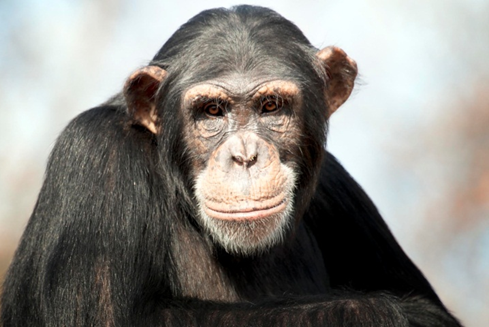
#> input picture resources/monkey.png, 489 x 327 px
$ python lab2.py
#> lines starting #> are read from the running program, lines starting #| are printed output that depends on the picture
import cv2 as cv
from matplotlib import pyplot as plt

img = cv.imread("../resources/monkey.png")
#> img is the input picture: shape (327, 489, 3); mean B, G, R 128.8, 134.1, 136.7
cv.imshow("img", img)
plt.hist(img.ravel(), 256, [0, 256])
plt.show()
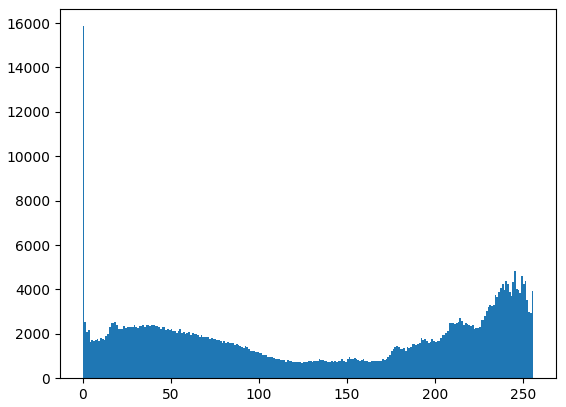
#> figure drawn by matplotlib, 1 panel; tallest bar 15860 high, from x = 0 to 1

colors = ('b', 'g', 'r')
plt.figure(figsize=(16, 9))
for i, color in enumerate(colors):
    histogram = cv.calcHist([img], [i], None, [256], [0, 256])
    plt.plot(histogram, color=color)
plt.show()
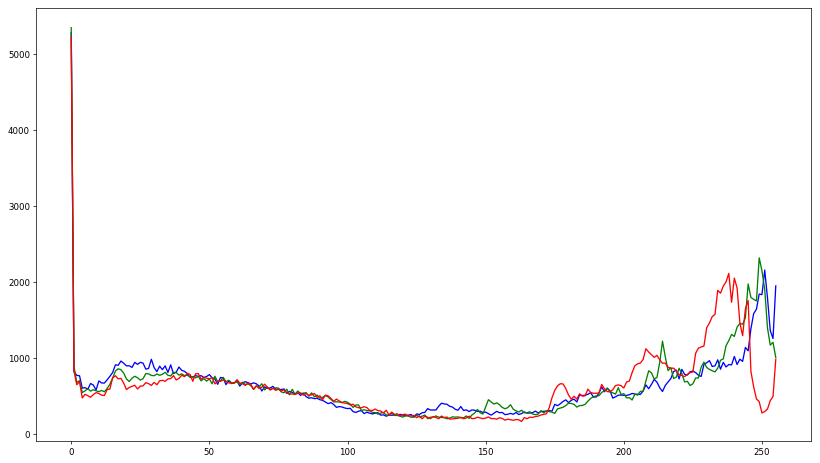
#> figure drawn by matplotlib, 1 panel; curve peaks at x = 0, y = 5281; curve peaks at x = 0, y = 5348; curve peaks at x = 0, y = 5231

cv.waitKey(0)
cv.destroyAllWindows()

$ run again, with resources/eye.png copied over resources/monkey.png
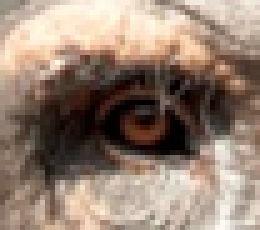
#> input picture resources/eye.png, 52 x 46 px (shown 5 times larger)
#> img is the input picture: shape (46, 52, 3); mean B, G, R 114.3, 128.6, 148.6
#> `plt.show()`:
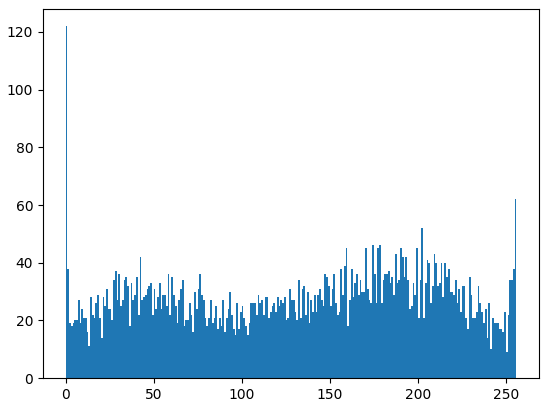
#> figure drawn by matplotlib, 1 panel; tallest bar 122 high, from x = 0 to 1
#> `plt.show()`:
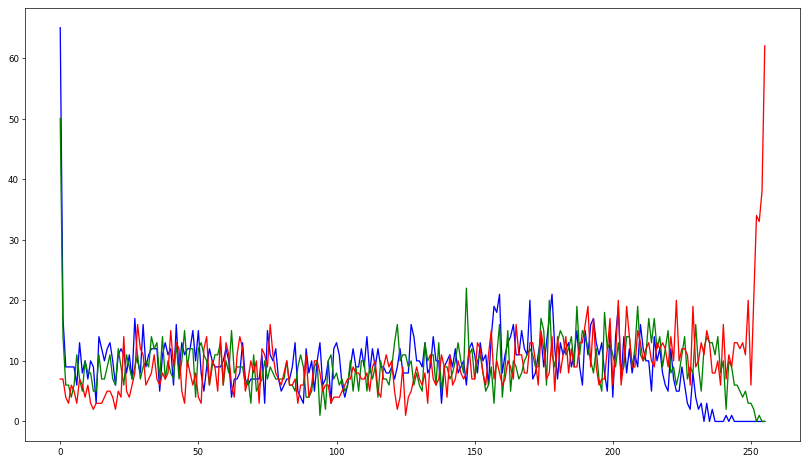
#> figure drawn by matplotlib, 1 panel; curve peaks at x = 0, y = 65; curve peaks at x = 0, y = 50; curve peaks at x = 255, y = 62

$ run again, with resources/img.png copied over resources/monkey.png
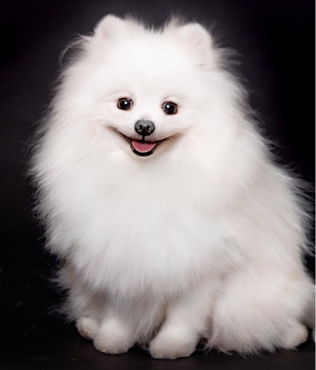
#> input picture resources/img.png, 316 x 370 px
#> img is the input picture: shape (370, 316, 3); mean B, G, R 125.8, 125.2, 131
#> `plt.show()`:
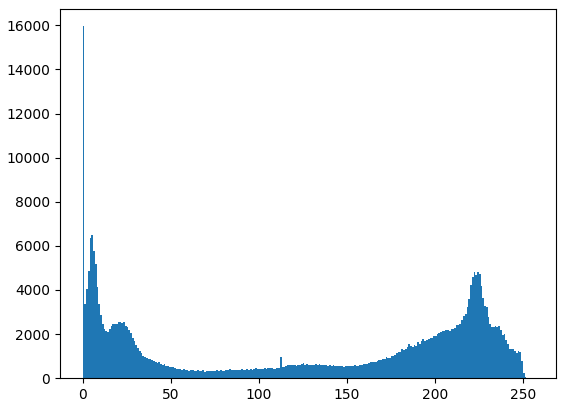
#> figure drawn by matplotlib, 1 panel; tallest bar 15961 high, from x = 0 to 1
#> `plt.show()`:
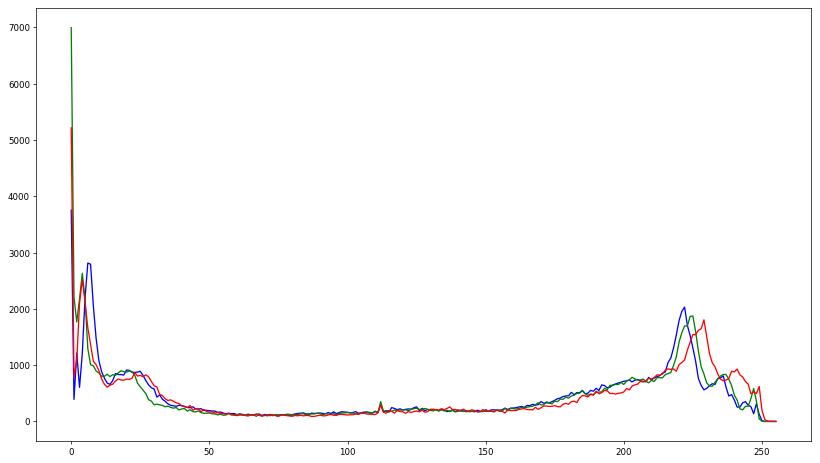
#> figure drawn by matplotlib, 1 panel; curve peaks at x = 0, y = 3753; curve peaks at x = 0, y = 6993; curve peaks at x = 0, y = 5215

$ run again, with resources/img_1.png copied over resources/monkey.png
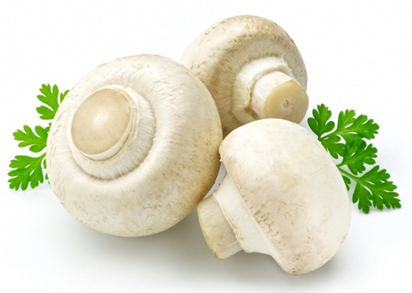
#> input picture resources/img_1.png, 412 x 293 px
#> img is the input picture: shape (293, 412, 3); mean B, G, R 202.7, 223.5, 223.4
#> `plt.show()`:
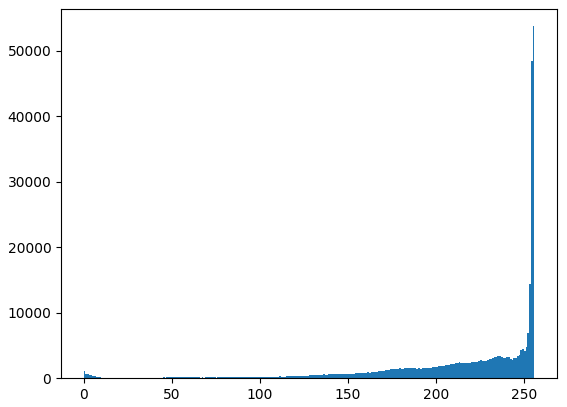
#> figure drawn by matplotlib, 1 panel; tallest bar 53784 high, from x = 255 to 256
#> `plt.show()`:
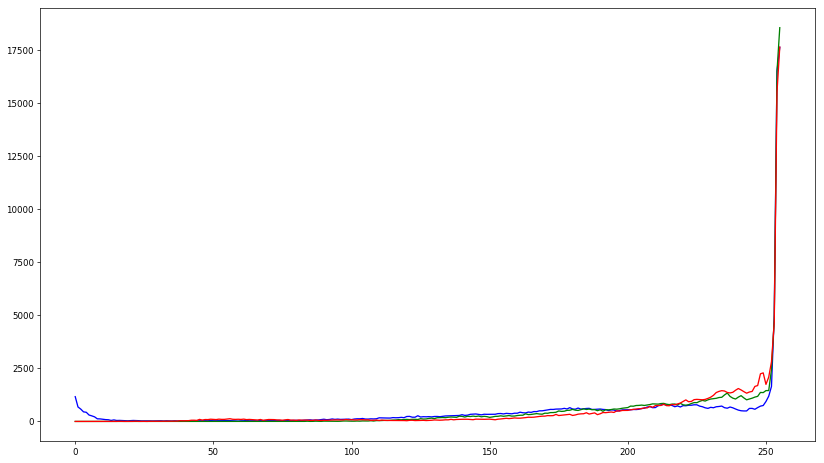
#> figure drawn by matplotlib, 1 panel; curve peaks at x = 255, y = 17617; curve peaks at x = 255, y = 18540; curve peaks at x = 255, y = 17627
